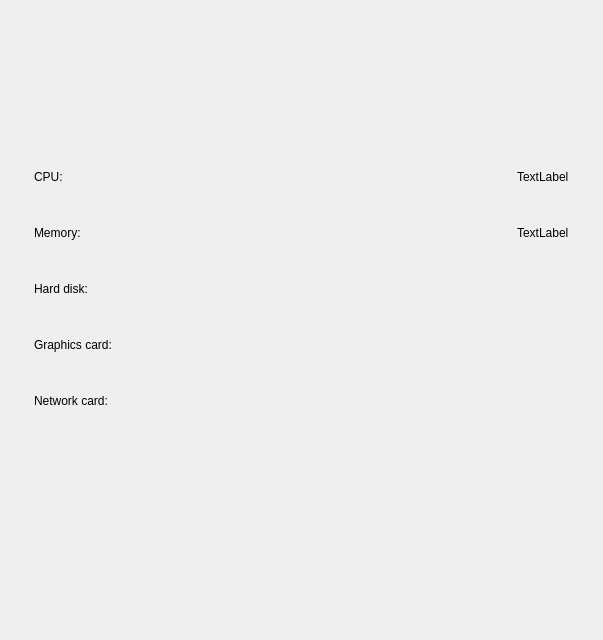
<?xml version="1.0" encoding="UTF-8"?>
<ui version="4.0">
 <class>HardwareInformation</class>
 <widget class="QWidget" name="HardwareInformation">
  <property name="geometry">
   <rect>
    <x>0</x>
    <y>0</y>
    <width>603</width>
    <height>640</height>
   </rect>
  </property>
  <property name="windowTitle">
   <string>Form</string>
  </property>
  <layout class="QVBoxLayout" name="verticalLayout_2">
   <property name="spacing">
    <number>0</number>
   </property>
   <property name="leftMargin">
    <number>0</number>
   </property>
   <property name="topMargin">
    <number>0</number>
   </property>
   <property name="rightMargin">
    <number>0</number>
   </property>
   <item>
    <widget class="KylinsecLogo" name="widget_logo" native="true">
     <property name="minimumSize">
      <size>
       <width>0</width>
       <height>157</height>
      </size>
     </property>
     <property name="maximumSize">
      <size>
       <width>16777215</width>
       <height>157</height>
      </size>
     </property>
    </widget>
   </item>
   <item>
    <widget class="QScrollArea" name="scrollArea">
     <property name="frameShape">
      <enum>QFrame::NoFrame</enum>
     </property>
     <property name="horizontalScrollBarPolicy">
      <enum>Qt::ScrollBarAlwaysOff</enum>
     </property>
     <property name="sizeAdjustPolicy">
      <enum>QAbstractScrollArea::AdjustToContents</enum>
     </property>
     <property name="widgetResizable">
      <bool>true</bool>
     </property>
     <widget class="QWidget" name="scrollAreaWidgetContents">
      <property name="geometry">
       <rect>
        <x>0</x>
        <y>0</y>
        <width>603</width>
        <height>477</height>
       </rect>
      </property>
      <property name="sizePolicy">
       <sizepolicy hsizetype="Preferred" vsizetype="MinimumExpanding">
        <horstretch>0</horstretch>
        <verstretch>0</verstretch>
       </sizepolicy>
      </property>
      <layout class="QVBoxLayout" name="verticalLayout_3">
       <property name="spacing">
        <number>0</number>
       </property>
       <property name="leftMargin">
        <number>0</number>
       </property>
       <property name="topMargin">
        <number>0</number>
       </property>
       <property name="rightMargin">
        <number>0</number>
       </property>
       <property name="bottomMargin">
        <number>40</number>
       </property>
       <item>
        <widget class="QWidget" name="widget_2" native="true">
         <property name="sizePolicy">
          <sizepolicy hsizetype="Preferred" vsizetype="MinimumExpanding">
           <horstretch>0</horstretch>
           <verstretch>0</verstretch>
          </sizepolicy>
         </property>
         <layout class="QVBoxLayout" name="verticalLayout">
          <property name="spacing">
           <number>16</number>
          </property>
          <property name="leftMargin">
           <number>24</number>
          </property>
          <property name="topMargin">
           <number>0</number>
          </property>
          <property name="rightMargin">
           <number>24</number>
          </property>
          <property name="bottomMargin">
           <number>0</number>
          </property>
          <item>
           <widget class="KiranFrame" name="widget_CPU" native="true">
            <property name="minimumSize">
             <size>
              <width>0</width>
              <height>40</height>
             </size>
            </property>
            <property name="maximumSize">
             <size>
              <width>16777215</width>
              <height>40</height>
             </size>
            </property>
            <layout class="QHBoxLayout" name="horizontalLayout">
             <property name="spacing">
              <number>0</number>
             </property>
             <property name="leftMargin">
              <number>10</number>
             </property>
             <property name="topMargin">
              <number>0</number>
             </property>
             <property name="rightMargin">
              <number>10</number>
             </property>
             <property name="bottomMargin">
              <number>0</number>
             </property>
             <item>
              <widget class="QLabel" name="label_CPU">
               <property name="text">
                <string>CPU:</string>
               </property>
              </widget>
             </item>
             <item>
              <spacer name="horizontalSpacer">
               <property name="orientation">
                <enum>Qt::Horizontal</enum>
               </property>
               <property name="sizeHint" stdset="0">
                <size>
                 <width>483</width>
                 <height>20</height>
                </size>
               </property>
              </spacer>
             </item>
             <item>
              <widget class="KiranLabel" name="label_CPU_info">
               <property name="accessibleName">
                <string>LabelCpuInfo</string>
               </property>
               <property name="text">
                <string>TextLabel</string>
               </property>
              </widget>
             </item>
            </layout>
           </widget>
          </item>
          <item>
           <widget class="KiranFrame" name="widget_memory" native="true">
            <property name="minimumSize">
             <size>
              <width>0</width>
              <height>40</height>
             </size>
            </property>
            <property name="maximumSize">
             <size>
              <width>16777215</width>
              <height>40</height>
             </size>
            </property>
            <layout class="QHBoxLayout" name="horizontalLayout_2">
             <property name="spacing">
              <number>0</number>
             </property>
             <property name="leftMargin">
              <number>10</number>
             </property>
             <property name="topMargin">
              <number>0</number>
             </property>
             <property name="rightMargin">
              <number>10</number>
             </property>
             <property name="bottomMargin">
              <number>0</number>
             </property>
             <item>
              <widget class="QLabel" name="label_memory">
               <property name="text">
                <string>Memory:</string>
               </property>
              </widget>
             </item>
             <item>
              <spacer name="horizontalSpacer_2">
               <property name="orientation">
                <enum>Qt::Horizontal</enum>
               </property>
               <property name="sizeHint" stdset="0">
                <size>
                 <width>461</width>
                 <height>20</height>
                </size>
               </property>
              </spacer>
             </item>
             <item>
              <widget class="KiranLabel" name="label_memory_info">
               <property name="accessibleName">
                <string>LabelMemoryInfo</string>
               </property>
               <property name="text">
                <string>TextLabel</string>
               </property>
              </widget>
             </item>
            </layout>
           </widget>
          </item>
          <item>
           <widget class="KiranFrame" name="widget_hard_disk" native="true">
            <property name="sizePolicy">
             <sizepolicy hsizetype="Preferred" vsizetype="Preferred">
              <horstretch>0</horstretch>
              <verstretch>0</verstretch>
             </sizepolicy>
            </property>
            <property name="minimumSize">
             <size>
              <width>0</width>
              <height>40</height>
             </size>
            </property>
            <layout class="QHBoxLayout" name="horizontalLayout_3">
             <property name="spacing">
              <number>0</number>
             </property>
             <property name="leftMargin">
              <number>10</number>
             </property>
             <property name="topMargin">
              <number>0</number>
             </property>
             <property name="rightMargin">
              <number>10</number>
             </property>
             <property name="bottomMargin">
              <number>0</number>
             </property>
             <item>
              <widget class="QLabel" name="label_hard_disk">
               <property name="text">
                <string>Hard disk:</string>
               </property>
               <property name="alignment">
                <set>Qt::AlignLeading|Qt::AlignLeft|Qt::AlignVCenter</set>
               </property>
              </widget>
             </item>
             <item>
              <spacer name="horizontalSpacer_3">
               <property name="orientation">
                <enum>Qt::Horizontal</enum>
               </property>
               <property name="sizeHint" stdset="0">
                <size>
                 <width>454</width>
                 <height>20</height>
                </size>
               </property>
              </spacer>
             </item>
             <item>
              <layout class="QGridLayout" name="gridLayout_hard_disk">
               <property name="sizeConstraint">
                <enum>QLayout::SetMinimumSize</enum>
               </property>
               <property name="leftMargin">
                <number>0</number>
               </property>
               <property name="topMargin">
                <number>0</number>
               </property>
               <property name="rightMargin">
                <number>0</number>
               </property>
               <property name="bottomMargin">
                <number>0</number>
               </property>
               <property name="spacing">
                <number>0</number>
               </property>
              </layout>
             </item>
            </layout>
           </widget>
          </item>
          <item>
           <widget class="KiranFrame" name="widget_graphics_card" native="true">
            <property name="sizePolicy">
             <sizepolicy hsizetype="Preferred" vsizetype="Preferred">
              <horstretch>0</horstretch>
              <verstretch>0</verstretch>
             </sizepolicy>
            </property>
            <property name="minimumSize">
             <size>
              <width>0</width>
              <height>40</height>
             </size>
            </property>
            <layout class="QHBoxLayout" name="horizontalLayout_4">
             <property name="spacing">
              <number>0</number>
             </property>
             <property name="leftMargin">
              <number>10</number>
             </property>
             <property name="topMargin">
              <number>0</number>
             </property>
             <property name="rightMargin">
              <number>10</number>
             </property>
             <property name="bottomMargin">
              <number>0</number>
             </property>
             <item>
              <widget class="QLabel" name="label_graphics_card">
               <property name="text">
                <string>Graphics card:</string>
               </property>
               <property name="alignment">
                <set>Qt::AlignLeading|Qt::AlignLeft|Qt::AlignVCenter</set>
               </property>
              </widget>
             </item>
             <item>
              <spacer name="horizontalSpacer_4">
               <property name="orientation">
                <enum>Qt::Horizontal</enum>
               </property>
               <property name="sizeHint" stdset="0">
                <size>
                 <width>431</width>
                 <height>20</height>
                </size>
               </property>
              </spacer>
             </item>
             <item>
              <layout class="QGridLayout" name="gridLayout_graphics_card">
               <property name="leftMargin">
                <number>0</number>
               </property>
               <property name="topMargin">
                <number>0</number>
               </property>
               <property name="rightMargin">
                <number>0</number>
               </property>
               <property name="bottomMargin">
                <number>0</number>
               </property>
               <property name="spacing">
                <number>0</number>
               </property>
              </layout>
             </item>
            </layout>
           </widget>
          </item>
          <item>
           <widget class="KiranFrame" name="widget_network_card" native="true">
            <property name="sizePolicy">
             <sizepolicy hsizetype="Preferred" vsizetype="Preferred">
              <horstretch>0</horstretch>
              <verstretch>0</verstretch>
             </sizepolicy>
            </property>
            <property name="minimumSize">
             <size>
              <width>0</width>
              <height>40</height>
             </size>
            </property>
            <layout class="QHBoxLayout" name="horizontalLayout_5">
             <property name="spacing">
              <number>0</number>
             </property>
             <property name="leftMargin">
              <number>10</number>
             </property>
             <property name="topMargin">
              <number>0</number>
             </property>
             <property name="rightMargin">
              <number>10</number>
             </property>
             <property name="bottomMargin">
              <number>0</number>
             </property>
             <item>
              <widget class="QLabel" name="label_network_card">
               <property name="text">
                <string>Network card:</string>
               </property>
               <property name="alignment">
                <set>Qt::AlignLeading|Qt::AlignLeft|Qt::AlignVCenter</set>
               </property>
              </widget>
             </item>
             <item>
              <spacer name="horizontalSpacer_6">
               <property name="orientation">
                <enum>Qt::Horizontal</enum>
               </property>
               <property name="sizeHint" stdset="0">
                <size>
                 <width>432</width>
                 <height>20</height>
                </size>
               </property>
              </spacer>
             </item>
             <item>
              <layout class="QGridLayout" name="gridLayout_network_card">
               <property name="leftMargin">
                <number>0</number>
               </property>
               <property name="topMargin">
                <number>0</number>
               </property>
               <property name="rightMargin">
                <number>0</number>
               </property>
               <property name="bottomMargin">
                <number>0</number>
               </property>
               <property name="spacing">
                <number>0</number>
               </property>
              </layout>
             </item>
            </layout>
           </widget>
          </item>
          <item>
           <spacer name="verticalSpacer">
            <property name="orientation">
             <enum>Qt::Vertical</enum>
            </property>
            <property name="sizeHint" stdset="0">
             <size>
              <width>20</width>
              <height>40</height>
             </size>
            </property>
           </spacer>
          </item>
         </layout>
        </widget>
       </item>
      </layout>
     </widget>
    </widget>
   </item>
  </layout>
 </widget>
 <customwidgets>
  <customwidget>
   <class>KiranFrame</class>
   <extends>QWidget</extends>
   <header location="global">kiran-frame/kiran-frame.h</header>
   <container>1</container>
  </customwidget>
  <customwidget>
   <class>KylinsecLogo</class>
   <extends>QWidget</extends>
   <header location="global">kylinsec-logo.h</header>
   <container>1</container>
  </customwidget>
  <customwidget>
   <class>KiranLabel</class>
   <extends>QLabel</extends>
   <header location="global">kiran-label.h</header>
  </customwidget>
 </customwidgets>
 <resources/>
 <connections/>
</ui>
